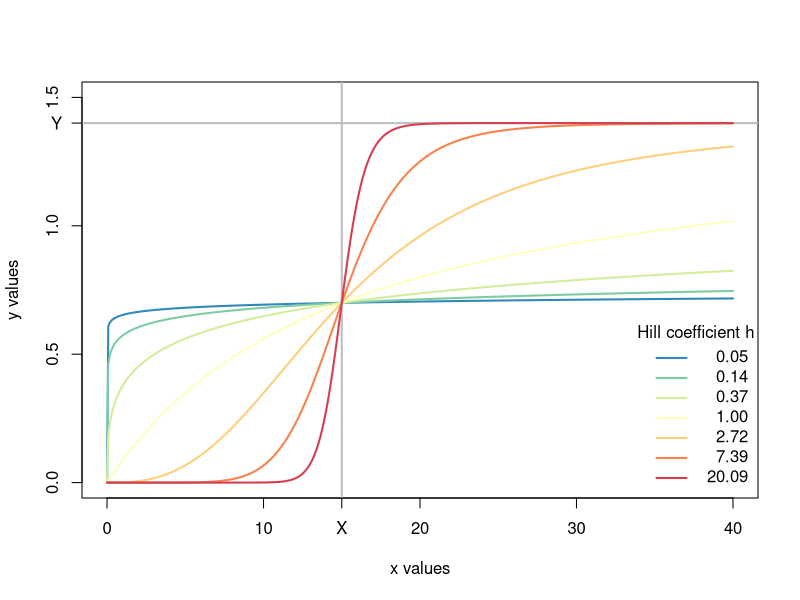
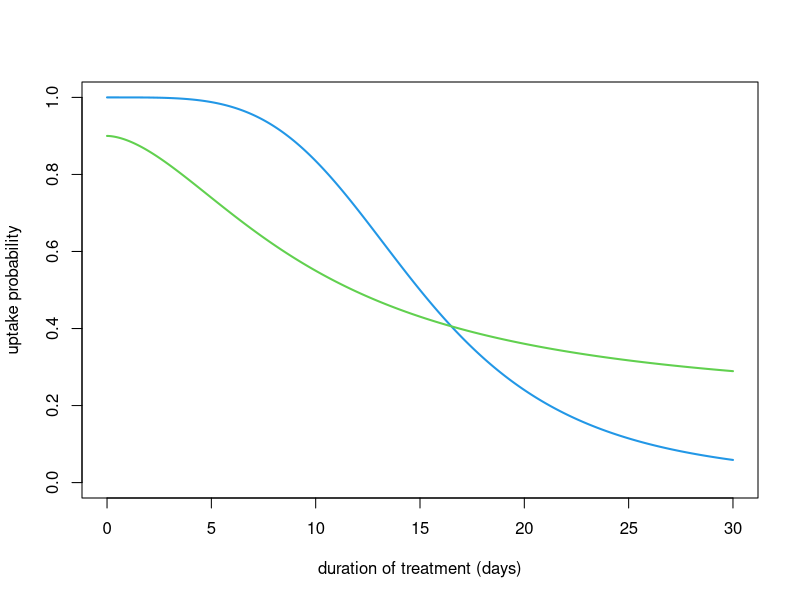
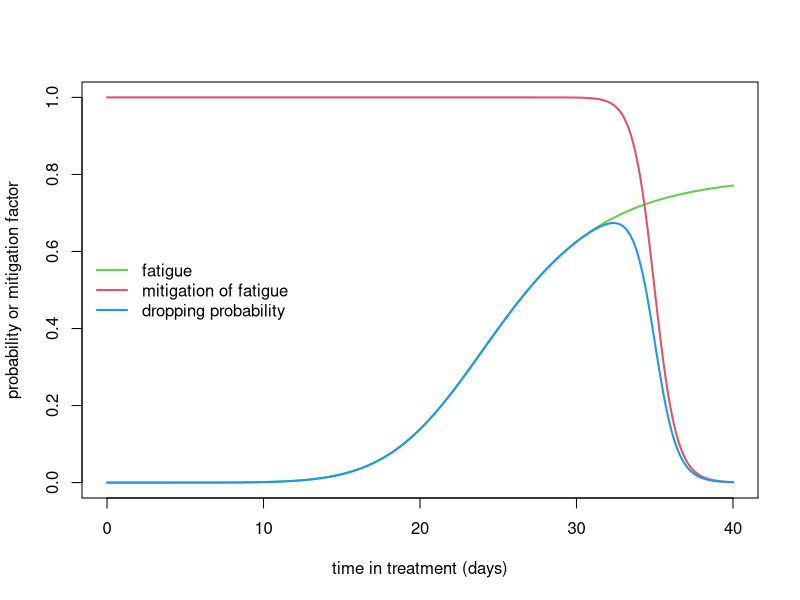
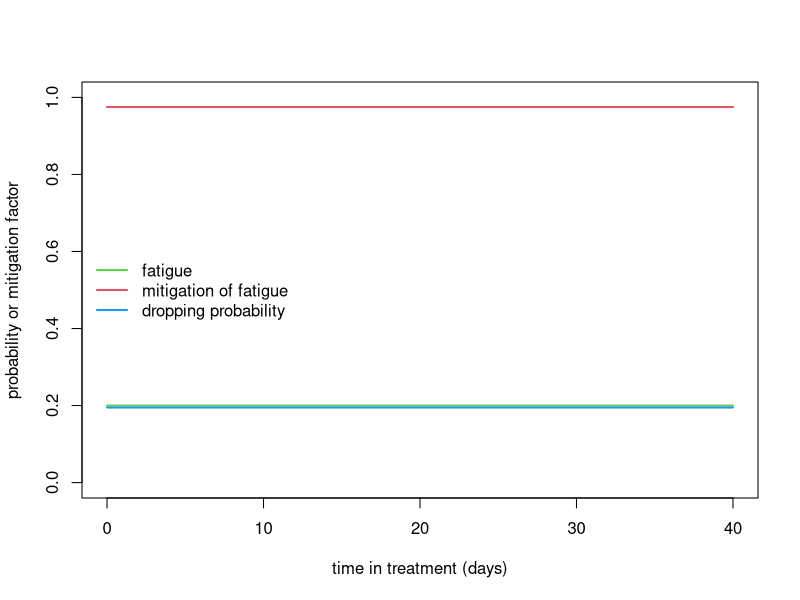
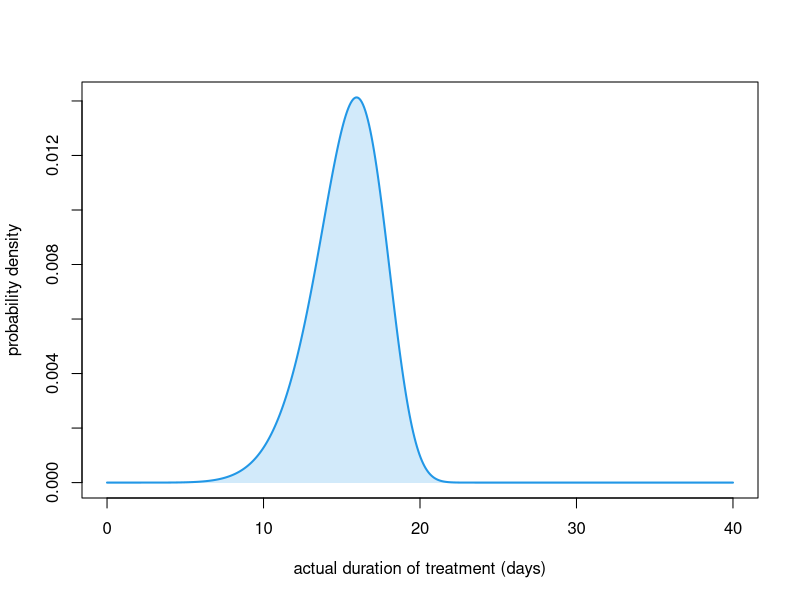
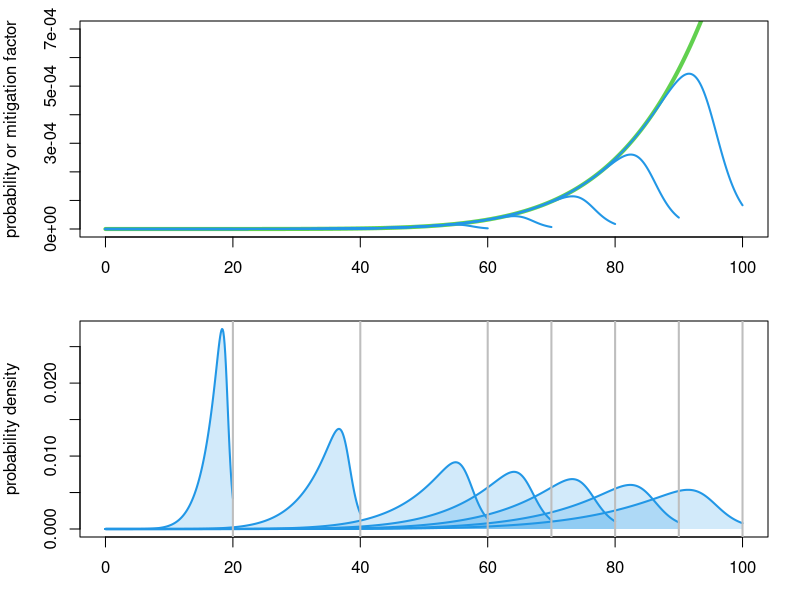
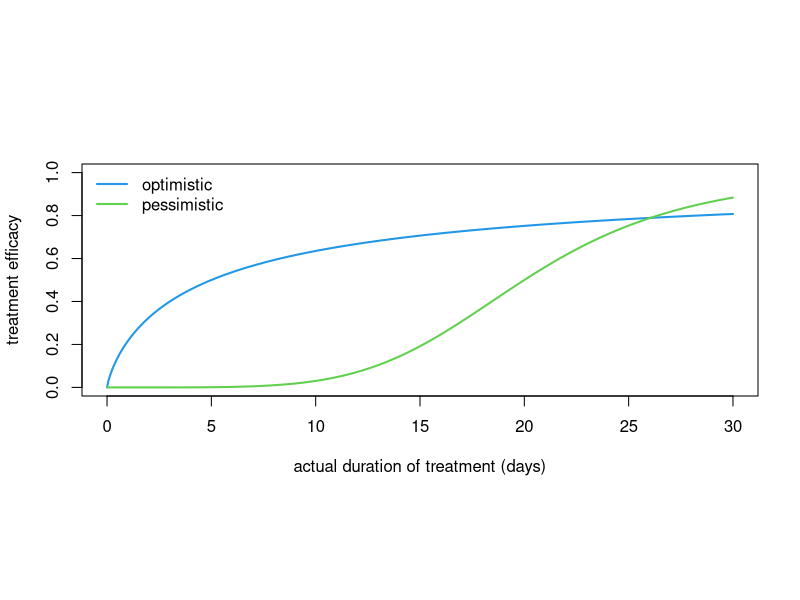
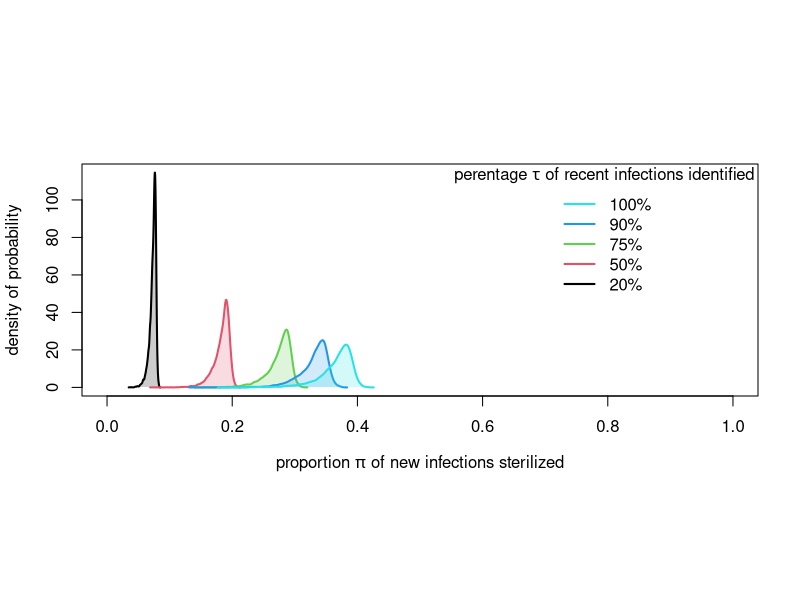

The R script that drew these images, in order: (Note: this script raises an error after producing the figures.)
## ---- chunk 1
knitr::knit_hooks$set(
  margin = function(before, options, envir) {
    if (before) par(mgp = c(1.5, .5, 0)) #, bty = "n", plt = c(.105, .97, .13, .97))
    else NULL
  })

knitr::opts_chunk$set(echo       = TRUE,
                      message    = FALSE,
                      cache      = TRUE,
                      autodep    = TRUE,
#                      dev.args   = list(pointsize = 11),
                      fig.height = 5,
                      fig.width  = 1.4 * 5,
                      fig.retina = 2,
                      fig.align  = "center",
                      margin     = TRUE)
## ---- chunk 2
needed_packages <- c(
  "deSolve",
  "tibble",
  "purrr",
  "dplyr",
  "magrittr",
  "RColorBrewer"
)
## ---- chunk 3
to_install <- needed_packages[! needed_packages %in% installed.packages()[,"Package"]]
if (length(to_install)) install.packages(to_install)
## ---- chunk 4
library(tibble)
library(purrr)
library(dplyr)
library(magrittr)
## ---- chunk 5
lwd_val <- 2
## ---- chunk 6
ode2 <- function(...) tibble::as_tibble(as.data.frame(deSolve::ode(...)))

seq2 <- function(...) seq(..., le = 512)

plotl <- function(...) plot(..., type = "l", lwd = 2)

lines2 <- function(...) lines(..., lwd = 2)

legend2 <- function(...) legend(..., bty = "n")

abline2 <- function(..., col = 2) abline(..., lwd = lwd_val, col = col)

plot2 <- function(..., col = 4) plot(..., type = "l", lwd = lwd_val, col = col)

plot3 <- function(...) plot2(..., xlab = "actual duration of treatment (days)")

legend2 <- function(...) legend(..., lty = 1, lwd = lwd_val, bty = "n")

legend3 <- function(x, y, legend, ...) {
  tmp <- legend2(x, y, legend = rep(" ", length(legend)),
                 text.width = max(strwidth(legend)), xjust = 1, yjust = 1, ...)
  text(tmp$rect$left + tmp$rect$w, tmp$text$y, legend, pos = 2)
}

mclapply2 <- function(...) {
  parallel::mclapply(..., mc.cores = parallel::detectCores() - 1)
}

polygon2 <- function(x, y, col = 4, alpha = .2, ...) {
  polygon(c(x[1], x, tail(x, 1)), c(0, y, 0), col = adjustcolor(col, alpha),
          border = NA)
}

polygon3 <- function(x, y1, y2, col = 4, ...) {
  polygon(c(x, rev(x)), c(y1, rev(y2)), col = col, border = NA, ...)
}

spectral <- function(n) {
  colorRampPalette(rev(RColorBrewer::brewer.pal(9, "Spectral")))(n)
}
## ---- chunk 7
find_rate <- function(x0 = 176, p = .1, b1 = .5 * p, b2 = 1.5 * p) {
  optimise(function(x) abs(x0 * exp(- x) - (1 - p) * x0), c(b1, b2))$min
}
## ---- chunk 8
hill <- function(x, X, Y, h) {
  x2h <- x^h
  Y * x2h / (X^h + x2h)
}
## ---- chunk 9
xs <- seq2(0, 40)
X <- 15
Y <- 1.4

plot(NA, xlim = c(0, max(xs)), ylim = c(0, 1.5), xlab = "x values", ylab = "y values")
abline2(v = X, col = "grey")
abline2(h = Y, col = "grey")

hs <- exp(seq(-3, 3))
cols <- spectral(length(hs))
walk2(hs, cols, ~ lines2(xs, hill(xs, X, Y, h = .x), col = .y))

legend3("bottomright", col = cols, title = "Hill coefficient h",
        legend = formatC(round(hs, 2), digits = 2, format = "f"))

axis(1, X, "X")
axis(2, Y, "Y", las = 1)
## ---- chunk 10
uptake <- function(d, Xv, Yv, Zv, hv) {
  Zv - hill(d, Xv, Yv, hv)
}
## ---- chunk 11
ds <- seq2(0, 30)
plot2(ds, uptake(ds, 15, 1, 1, 4), ylim = 0:1,
      xlab = "duration of treatment (days)", ylab = "uptake probability")
lines2(ds, uptake(ds, 10, .7, .9, 1.75), col = 3)
## ---- chunk 12
plot_probabilities <- function(
    pd = 40,                      # proposed duration of treatment
    Xf  = 25,   Yf = .8, hf = 7,  # fatigue
    Xmp = .875, Ym = 1,  hm = 50, # mitigation of fatigue
    lwd = 2,
    ylim = 0:1,
    add = FALSE,
    lgnd = TRUE) {                # whether to add the legend to the plot or not
  
  Xm <- Xmp * pd
  ts <- seq2(0, pd)

  fatigue <- hill(ts, Xf, Yf, hf)
  mitigation <- 1 - hill(ts, Xm, Ym, hm)
  
  if (! add) plot(ts, fatigue, ylim = ylim, col = 3, type = "l", lwd = lwd,
                  xlab = "time in treatment (days)",
                  ylab = "probability or mitigation factor")
  lines2(ts, mitigation, col = 2)
  lines2(ts, mitigation * fatigue, col = 4)
  
  if (lgnd & ! add)
    legend2("left", col = c(3, 2, 4),
            legend = c("fatigue", "mitigation of fatigue", "dropping probability"))
}
## ---- chunk 13
plot_probabilities()
## ---- chunk 14
plot_probabilities(hf = 0, hm = 0, Ym = .05, Yf = .4)
## ---- chunk 15
dropping_probability <- function(
    pd = 40,                        # proposed duration of treatment
    Xf  = 25,   Yf = .8, hf = 7,    # fatigue
    Xmp = .875, Ym = 1,  hm = 50,   # mitigation of fatigue
    by = pd / (le - 1), le = 512) { # sampling day in the treatment

  ts <- seq(0, pd, by)
  tibble(x = ts,
         y = hill(ts, Xf, Yf, hf) * (1 - hill(ts, Xmp * pd, Ym, hm)))
}
## ---- chunk 16
dropping_probability()
## ---- chunk 17
effective_duration <- function(
    pd = 40,                        # proposed duration of treatment
    Xf  = 25,   Yf = .8, hf = 7,    # fatigue
    Xmp = .875, Ym = 1,  hm = 50,   # mitigation of fatigue
    by = pd / (le - 1), le = 512) { # sampling effective durations of treatment
  
  dp <- dropping_probability(pd, Xf, Yf, hf, Xmp, Ym, hm, by, le)
  y <- dp$y
  dens <- c(y[1], y[-1] * cumprod(1 - y[-length(y)]))
  tibble(x = dp$x,
         y = dens / sum(dens))
}
## ---- chunk 18
with(effective_duration(), {
  plot3(x, y, ylab = "probability density")
  polygon2(x, y)
})
## ---- chunk 19
explore_dropping <- function(
    Xf  = 200,  Yf  = .15, hf  = 7,
    Xmp = .875, Ym  = 1,   hm  = 50,
    by  = .1, ylim = c(0, .2),
    proposed_durations = c(20, 40, seq(60, 100, 10))) {

  proposed_durations <- sort(proposed_durations)

  eds <- map(proposed_durations,
             ~ effective_duration(.x, Xf, Yf, hf, Xmp, Ym, hm, by))
  
  opar <- par(mfrow = 2:1, plt = c(.1, .96, .21, .93))
  
  plot_probabilities(tail(proposed_durations, 1),
                Xf, Yf, hf, Xmp, Ym, hm, lwd = 4, ylim = ylim, lgnd = FALSE)
  walk(head(proposed_durations, -1),
       ~ plot_probabilities(.x, Xf, Yf, hf, Xmp, Ym, hm, add = TRUE))
  
  plot(NA, xlim = c(0, max(proposed_durations)),
           ylim = c(0, max(unlist(map(eds, ~ .x$y)))),
           xlab = "effective duration of treatment (days)",
           ylab = "probability density")
  walk(eds, ~ with(.x, {
    lines2(.x$x, .x$y, col = 4)
    polygon2(x, y)
  }))
  abline2(v = proposed_durations, col = "grey")
  
  par(opar)
}
## ---- chunk 20
explore_dropping(Xmp = .95, hm = 50, ylim = c(0, .0007))
## ---- chunk 21
draw_durations <- function(
    pd = 40,                        # proposed duration of treatment
    Xf  = 25,   Yf = .8, hf = 7,    # fatigue
    Xmp = .875, Ym = 1,  hm = 50,   # mitigation of fatigue
    by = pd / (le - 1), le = 512,   # sampling effective durations of treatment 
    n = 1000) {                     # number to draw
  with(effective_duration(pd, Xf, Yf, hf, Xmp, Ym, hm, by, le), sample(x, n, TRUE, y)) 
}                    
## ---- chunk 22
draw_durations(n = 16)
## ---- chunk 23
ts <- seq2(0, 30)
plot3(ts, hill(ts, 5, 1, .8), ylim = 0:1, ylab = "treatment efficacy")
lines2(ts, hill(ts, 20, 1, 5), col = 3)
legend2("topleft", legend = c("optimistic", "pessimistic"), col = 4:3)
## ---- chunk 24
pi_value <- function(
    tau = .99,
    pd = 10,
    
    Xv  = 15,   Yv = 1,   hv = 4, Zv = 1,
    Xf  = 200,  Yf = .15, hf = 7,
    Xmp = .875, Ym = 1,   hm = 50,
    Xe  = 10,   Ye = 1,   he = 1,
    
    by = pd / (le - 1), le = 512,
    n = 1000) {
  
  tau *
    uptake(pd, Xv, Yv, Zv, hv) *
    hill(draw_durations(pd, Xf, Yf, hf, Xmp, Ym,  hm, by, le, n), Xe, Ye, he)
}
## ---- chunk 25
tau_vals <- c(.2, .5, .75, .9, 1)

out1 <- tau_vals |>
  map(~ pi_value(tau = .x, pd = 10, n = 1e4, le = 1e6)) |> 
  map(density)

plot2(NA, xlim = 0:1, ylim = c(0, max(unlist(map(out1, extract2, "y")))),
      xlab = expression(paste("proportion ", pi, " of new infections sterilized")),
      ylab = "density of probability")

walk2(out1, seq_along(tau_vals), ~ with(.x, {
  polygon2(x, y, col = .y)
  lines2(x, y, col = .y)
}))

add_legend_sterilization <- function(...) {
  legend2("topright", legend = paste0(rev(100 * tau_vals), "%"),
          col = rev(seq_along(tau_vals)),
          title = expression(paste("perentage ", tau,
                                   " of recent infections identified")))
}

add_legend_sterilization()
## ---- chunk 26
quantplot <- function(x, y, probs = c(.025, seq(.05, .95, .05), .975),
                      col = 4, alpha = .07, smooth = TRUE, ...) {
  lowess2 <- function(y) lowess(x, y, ...)$y
  
  y <- map_dfr(y, quantile, probs)
  if (smooth) y <- map_dfc(y, lowess2)
  
  nbcol <- ncol(y)
  test <- nbcol %% 2
  nb <- (nbcol - test) / 2 - 1
  walk(0:nb,
       ~ polygon3(x, y[[1 + .x]], y[[nbcol - .x]], col = adjustcolor(col, alpha)))
  if (test) lines2(x, y[[ceiling(nbcol / 2)]], col = col)
}
## ---- chunk 27
pd_vals <- seq(1, 40, le = 512)
out <- map(tau_vals,
           ~ mclapply2(pd_vals,
                       function(x) pi_value(pd = x, tau = .x, n = 1e4, le = 1e6)))
## ---- chunk 28
plot(NA, xlim = c(0, 45), ylim = 0:1,
     xlab = "proposed duration d of treatment (days)",
     ylab = expression(paste("proportion ", pi, " of new infections sterilized")))

walk2(out,
      seq_along(out),
      ~ quantplot(pd_vals, .x,  probs = seq(.025, .975, le = 75), col = .y,
                  alpha = .03, smooth = FALSE))

add_legend_sterilization()
## ---- chunk 29
dashboard <- function(
    max_dur = 40,
    tau = .99,
    
    Xv  = 15,   Yv = 1,   hv = 4, Zv = 1,
    Xf  = 200,  Yf = .15, hf = 7,
    Xmp = .875, Ym = 1,   hm = 50,
    Xe  = 10,   Ye = 1,   he = 1,
    
    le = 512,       # nb of pts along the x axes
    npop = 1000,    # nb of pts along the distribution to draw from
    nspl = 1000,    # nb of pts to draw from the distribution (nspl >> npop is better)
    probs = seq(.025, .975, le = 75),
    ylim1 = 0:1, ylim3 = 0:1, ylim4 = 0:1,
    col1 = 4, col2 = 4, col3 = 4, col4 = 4,
    alpha = .1, smooth = TRUE, f1 = 2 / 3, f2 = .08, ...) {
  
  ds <- seq(.1, max_dur, le = le)
  
# 1. treatment uptake
  plot2(ds, uptake(ds, Xv, Yv, Zv, hv), ylim = ylim1, col = col1,
        xlab = "proposed duration of treatment (days)", ylab = "uptake probability")

# 2. actual durations of treatment
  plot(NA, xlim = c(0, max_dur),
           ylim = c(0, max_dur),
           xlab = "proposed duration of treatment (days)",
           ylab = "of treatment (days)")
  mtext("actual duration", 2, 2.25)
  
  eds <- mclapply2(ds,
                   function(x)
                     draw_durations(x, Xf, Yf, hf, Xmp, Ym, hm, le = npop, n = nspl))
  quantplot(ds, eds,  probs, col = col2, alpha, smooth, f = f1, ...)
  abline(0, 1)
  
# 3. pharmaco-dynamics treatment efficacy
  plot3(ds, hill(ds, Xe, Ye, he), ylim = ylim3, col = col3, ylab = "treatment efficacy")

# 4. intervention efficacy
  plot(NA, xlim = c(0, 45), ylim = ylim4,
     xlab = "proposed duration of treatment (days)",
     ylab = "infections sterilized")
  mtext("proportion of new", 2, 2.25)

  out <- mclapply2(ds,
                   function(x) pi_value(tau, x, Xv, Yv, hv, Zv, Xf, Yf, hf, Xmp, Ym,
                                        hm, Xe, Ye, he, le = npop, n = nspl))
  quantplot(ds, out,  probs, col = col4, alpha, smooth, f = f2, ...)
  
  invisible(list(d = ds, pi = out))
}
## ---- chunk 30
opar <- par(mfrow = c(2, 2), cex = 1, plt = c(.25, .95, .25, .9))
dashboard(probs = seq(.001, .999, le = 9), alpha = .2, npop = 1e4, nspl = 1e3,
          col2 = 4, col4 = 4, ylim4 = c(0, .5))
par(opar)
## ---- chunk 31
sid_dyn <- function(N, I0 = 0, D0, beta, gamma, pi, delta, alpha, times) {
  ode2(c(S = N - I0 - D0, I = I0, D = D0),
       times,
       function(time, state, pars) {
         with(as.list(c(state, pars)), {
           infection <- (1 - pi) * beta * D * S
           dS  <- gamma * I + alpha * D - infection
           dI  <- infection - (delta + gamma) * I
           dD  <- delta * I - alpha * D
           list(c(dS, dI, dD))
         })
       },
       c(beta = beta, gamma = gamma, pi = pi, delta = delta, alpha = alpha))
}
## ---- chunk 32
sid_equ <- function(N, beta, gamma, pi, delta, alpha) {
  Dstar <- delta * N / (alpha + delta) - alpha * (delta + gamma) /
           ((alpha + delta) * (1 - pi) * beta)
  Istar <- alpha * Dstar / delta
  c(S = N - Istar - Dstar, I = Istar, D = Dstar)
}
## ---- chunk 33
plot_sid_dyn_equ <- function(
    N     = 1e5,
    D0    = 350,
    beta  = .000001,
    gamma = 0,
    pi    = 0,
    delta = .0001,
    alpha = 1 / 70,
    times = seq2(0, 25000)) {
  sims <- sid_dyn(N = N, I0 = 0, D0 = D0, beta = beta, gamma = gamma, pi = pi,
                  delta = delta, alpha = alpha, times = times)

  equs <- sid_equ(N = N, beta = beta, gamma = gamma, pi = pi,
                  delta = delta, alpha = alpha)
  
  plotl2 <- function(...) plotl(..., xlab = "time (year)")
  
  opar <- par(mfrow = c(1, 3), cex = 1, plt = c(.25, .95, .25, .9))
  with(sims, {
    plotl2(time, I, col = 2, ylab = "infection prevalence")
    abline(h = equs["I"], col = 2)
    plotl2(time, D, col = 3, ylab = "disease prevalence")
    abline(h = equs["D"], col = 3)
    plotl2(time, delta * I, col = 4, ylab = "yearly disease incidence")
    abline(h = delta * equs["I"], col = 4)
  })
  par(opar)
}
## ---- chunk 34
plot_sid_dyn_equ()
## ---- chunk 35
sid_param_val <- function(inf_prev, dis_prev, dis_incd, N = 1e5) {
  delta <- dis_incd / inf_prev
  alpha <- dis_incd / dis_prev
  c(alpha = alpha,
    beta  = alpha * delta / (delta * N - (alpha + delta) * dis_prev),
    delta = delta)
}
## ---- chunk 36
(sid_p_val <- sid_param_val(2e4, 322, 176))
## ---- chunk 37
plot_sid_dyn_equ(D0    = 322,
             beta  = sid_p_val[["beta"]],
             delta = sid_p_val[["delta"]],
             alpha = sid_p_val[["alpha"]],
             times = seq2(0, 6000))
## ---- chunk 38
siid_dyn <- function(N = 1e5, Is0 = 0, If0 = 0, D0,
                    pi, p, beta, gammas, gammaf, deltas, deltaf, alpha, times) {
  ode2(c(S = N - Is0 - If0 - D0, Is = Is0, If = If0, D = D0),
       times,
       function(time, state, pars) {
         with(as.list(c(state, pars)), {
           infection <- beta * D * S
           dS  <- gammas * Is + gammaf * If + alpha * D - (1 - p * pi) * infection
           dIs <- (1 - p) * infection - (gammas + deltas) * Is
           dIf <- (1 - pi) * p * infection - (gammaf + deltaf) * If
           dD  <- deltas * Is + deltaf * If - alpha * D
           list(c(dS, dIs, dIf, dD))
         })
       },
       c(pi = pi, p = p, beta = beta, gammas = gammas, gammaf = gammaf,
         deltas = deltas, deltaf = deltaf, alpha = alpha))
}
## ---- chunk 39
siid_equ <- function(N = 1e5, pi, p, beta, gammas, gammaf, deltas, deltaf, alpha) {
  A  <- (alpha * deltaf + (1 + deltas) * gammaf) * (1 - p) +
        (alpha * deltas + (alpha + deltaf) * gammas) * (1 - pi) * p + 
        (1 - p * pi) * deltas * deltaf
  D  <- (((1 - p) * deltas * gammaf +
          (1 - pi) * p * gammas * deltaf +
          (1 - p * pi) * deltas * deltaf) * N - 
         (deltas * gammaf + gammas * deltaf + deltas * deltaf) * alpha / beta) / A
  If  <- (N - (alpha / deltas + 1) * D) * (1 - pi) * p * beta * D / 
         (gammaf + deltaf + (1 - deltaf / deltas) * (1 - pi) * p * beta * D)
  Is  <- (alpha * D - deltaf * If) / deltas
  c(S  = N - Is - If - D,
    Is = Is,
    If = If,
    D  = D)
}
## ---- chunk 40
plot_siid_dyn_equ <- function(
    N = 1e5,
    Is0 = 0,
    If0 = 0,
    D0 = 350,
    pi = 0,
    p = .9,
    beta = 1e-6,
    gammas = 0,
    gammaf = 0,
    deltas = 1e-6,
    deltaf = 1e-4,
    alpha = 1 / 70,
    times = seq2(0, 700000)) {
  
  sims <- siid_dyn(N, Is0, If0, D0,
                  pi, p, beta, gammas, gammaf, deltas, deltaf, alpha, times)

  equs <- siid_equ(N, pi, p, beta, gammas, gammaf, deltas, deltaf, alpha)
  
  plotl2 <- function(...) plotl(..., xlab = "time (year)")
  
  opar <- par(mfrow = c(2, 2), cex = 1, plt = c(.25, .95, .25, .9))
  with(sims, {
    incidence_dyn <- deltas * Is + deltaf * If
    incidence_equ <- deltas * equs["Is"] + deltaf * equs["If"]
    
    plotl2(time, Is + If, col = 1, ylab = "infection prevalence")
    abline(h = equs["Is"] + equs["If"], col = 1)
    
    plotl2(time, D,  col = 2, ylab = "disease prevalence")
    abline(h = equs["D"], col = 2)
    
    plotl2(time, incidence_dyn, col = 3, ylab = "yearly disease incidence")
    abline(h = incidence_equ, col = 3)
    
    plotl2(time, deltaf * If / incidence_dyn, col = 4,
           ylab = "proportion of fast infections")
    abline(h = deltaf * equs["If"] / incidence_equ, col = 4)
  })
  par(opar)
}
## ---- chunk 41
plot_siid_dyn_equ()
## ---- chunk 42
N <- 1e5
beta <- .000001
gamma <- gammas <- gammaf <- 0
pi <- 0
delta <- deltas <- deltaf <- .0001
alpha <- 1 / 70
p <- 1
sid_equ(N, beta, gamma, pi, delta, alpha)
siid_equ(N, pi, p, beta, gammas, gammaf, deltas, deltaf, alpha)
## ---- chunk 43
siid_equ2 <- function(N = 1e5, p, beta, gammas, gammaf, deltas, deltaf, alpha) {
  D <- (((gammaf + deltaf) * deltas +
           (gammas * deltaf - deltas * gammaf) * p) * beta * N -
          (gammas * deltaf + (gammaf + deltaf) * deltas) * alpha) /
    (((alpha + deltas) * deltaf + (1 - p) * (1 + deltas) * gammaf +
        ((deltaf + alpha) * gammas - (deltaf - deltas) * alpha) * p) * beta)
  
  c(D = D,
    I = ((N - D) * (deltaf - deltas) * p * beta - (gammaf + deltaf) * alpha) * D /
      ((deltaf - deltas) * p * beta * D - (gammaf + deltaf) * deltas),
    df = (deltas * N - (alpha + deltas) * D) * deltaf * p * beta * D / 
      ((gammaf + deltaf) * deltas - (deltaf - deltas) * p * beta * D),
    ds = D * (alpha + (deltas * N - (alpha + deltas) * D) * p * beta * deltaf /
                ((deltaf - deltas) * p * beta * D - (gammaf + deltaf) * deltas))
    )
}
## ---- chunk 44
siid_equ(N = 1e5, pi = 0, p = .9, beta = .00001, gammas = 1 / 70, gammaf = 0,
         deltas = 1 / 50, deltaf = 1 / 5, alpha = 1 / 70)

siid_equ2(N = 1e5, p = .9, beta = .00001, gammas = 1 / 70, gammaf = 0,
          deltas = 1 / 50, deltaf = 1 / 5, alpha = 1 / 70)
## ---- chunk 45
plot_siid_dyn_equ2 <- function(
    N = 1e5,
    Is0 = 0,
    If0 = 0,
    D0 = 350,
    pi = 0,
    p = .9,
    beta = 1e-6,
    gammas = 0,
    gammaf = 0,
    deltas = 1e-6,
    deltaf = 1e-4,
    alpha = 1 / 70,
    times = seq2(0, 500000)) {
  
  sims <- siid_dyn(N, Is0, If0, D0,
                  pi, p, beta, gammas, gammaf, deltas, deltaf, alpha, times)

  equs <- siid_equ2(N, p, beta, gammas, gammaf, deltas, deltaf, alpha)

  plotl2 <- function(...) plotl(..., xlab = "time (year)")
  
  opar <- par(mfrow = c(2, 2), cex = 1, plt = c(.25, .95, .25, .9))
  with(sims, {
    plotl2(time, Is + If, col = 1, ylab = "infection prevalence")
    abline(h = equs["I"], col = 1)
    
    plotl2(time, D,  col = 2, ylab = "disease prevalence")
    abline(h = equs["D"], col = 2)
    
    plotl2(time, deltaf * If, col = 3, ylab = "yearly fast disease incidence")
    abline(h = equs["df"], col = 3)

    plotl2(time, deltas * Is, col = 4, ylab = "yearly slow disease incidence")
    abline(h = equs["ds"], col = 4)
  })
  par(opar)
}
## ---- chunk 46
plot_siid_dyn_equ2()
## ---- chunk 47
siid_equ3 <- function(N = 1e5, p, beta, deltas, deltaf, alpha) {
  D <- deltaf * deltas * (beta * N - alpha) / 
       (((alpha + deltas) * deltaf - (deltaf - deltas) * alpha * p) * beta)
  
  c(D = D,
    I = ((N - D) * (deltaf - deltas) * p * beta - deltaf * alpha) * D /
        ((deltaf - deltas) * p * beta * D - deltaf * deltas),
    df = (deltas * N - (alpha + deltas) * D) * deltaf * p * beta * D /
        (deltaf * deltas - (deltaf - deltas) * p * beta * D),
    ds = (alpha + (deltas * N - (alpha + deltas) * D) * p * beta * deltaf / 
            ((deltaf - deltas) * p * beta * D - deltaf * deltas)) * D
    )
}

siid_equ2(N = 1e5, p = .9, beta = .00001, gammas = 0, gammaf = 0, deltas = 1 / 50,
          deltaf = 1 / 5, alpha = 1 / 70)

siid_equ3(N = 1e5, p = .9, beta = .00001, deltas = 1 / 50, deltaf = 1 / 5,
          alpha = 1 / 70)
## ---- chunk 48
siid_param_val <- function(I, D, ds, df, N, deltaf) {
  c(alpha  = (df + ds) / D,
    beta   = (df + ds) / ((N - I - D) * D),
    deltas = deltaf * ds / (deltaf * I - df),
    p      = df / (df + ds))
}
## ---- chunk 49
x <- .9
di <- 176
D <- 322
df <- round(x * di)
siid_param_val(I = 1e4, D = D, ds = di - df, df = df, N = 1e5, deltaf = 1 / 2)
siid_param_val(I = 3e4, D = D, ds = di - df, df = df, N = 1e5, deltaf = 1 / 2)
## ---- chunk 50
deltaf <- 1 / 2
N <- 1e5
x <- .9
di <- 176
D0 <- 322
df <- x * di

siid_p_val <- siid_param_val(I = 2e4, D = D0, ds = di - df, df = df, N = N,
                             deltaf = deltaf)

a <- siid_equ(N = N, pi = 0, p = siid_p_val[["p"]], beta = siid_p_val[["beta"]],
              gammas = 0, gammaf = 0, deltas = siid_p_val[["deltas"]],
              deltaf = deltaf, alpha = siid_p_val[["alpha"]])

b <- siid_equ2(N = N, p = siid_p_val[["p"]], beta = siid_p_val[["beta"]],
               gammas = 0, gammaf = 0, deltas = siid_p_val[["deltas"]],
               deltaf = deltaf, alpha = siid_p_val[["alpha"]])

a["D"]
sum(a[c("Is", "If")])
b["I"]
(d <- sum(b[c("df", "ds")]))
b[["df"]] / d
## ---- chunk 51
pi2dis_inc <- function(
    I0 = 2e4,
    D0 = 322,
    di = 176,
    x = .9,
    deltaf = 1 / 2,
    N = 1e5,
    rates = c(.02, .1, .2),
    by = .1,
    times = 2025 + seq2(0, 30),
    eps = 5,
    lgnd = TRUE,
    show_rates = TRUE) {
  
  df <- x * di

  siid_p_val <- siid_param_val(I = I0, D = D0, ds = di - df, df = df, N = N,
                             deltaf = deltaf)

  start_val <- siid_equ(N = N, pi = 0, p = siid_p_val[["p"]],
                        beta = siid_p_val[["beta"]],
                        gammas = 0, gammaf = 0, deltas = siid_p_val[["deltas"]],
                        deltaf = deltaf, alpha = siid_p_val[["alpha"]])

  pi_effect <- function(pi) {
    siid_dyn(N = 1e5, Is0 = start_val[["Is"]], If0 = start_val[["If"]], D0, pi,
             p      = siid_p_val[["p"]],
             beta   = siid_p_val[["beta"]], gammas = 0, gammaf = 0,
             deltas = siid_p_val[["deltas"]], deltaf = deltaf,
             alpha  = siid_p_val[["alpha"]], times) |> 
      mutate(d = deltaf * If + siid_p_val[["deltas"]] * Is)
  }

  pi_vals <- seq(0, 1, .1)
  
  maxt <- max(times)
  mint <- min(times)
  minx <- mint - eps
  
  plot(NA, xlim = c(minx, maxt), ylim = c(0, di),
       xlab = "year", ylab = "(/year/100,000)")
  mtext("disease incidence", 2, 2.25)
  
  cols <- spectral(length(pi_vals))
  
  pi_vals |> 
    map(pi_effect) |> 
    walk2(cols, ~ with(.x, lines2(time, d, col = .y)))
  
  segments(minx, di, mint, di, col = cols[1], lwd = 2)
  
  if (show_rates) {
    xs <- seq(mint, maxt, by)
    walk2(rates, 2:4,
          ~ lines2(xs, di * exp(- find_rate(di, .x) * (xs - mint)), lty = .y))
  }
  
  if (lgnd) {
    legend2("bottomleft", col = cols, title = expression(pi),
            legend = formatC(round(pi_vals, 2), digits = 2, format = "f"))
    legend(2048, 175, lty = 2:4, title = "annual decrease", bty = "n", lwd = 2,
           legend = paste0(formatC(round(rates, 2), digits = 2, format = "f"), "%"))
  }
}
## ---- chunk 52
pi2dis_inc()
## ---- chunk 53
opar <- par(mfrow = c(3, 2), cex = 1, plt = c(.25, .95, .25, .9))
pis <- dashboard(probs = seq(.001, .999, le = 9), alpha = .2, npop = 1e4, nspl = 1e3,
                 col2 = 4, col4 = 4, ylim4 = c(0, .5))
pi2dis_inc(lgnd = FALSE)
plot(1:10)
par(opar)
